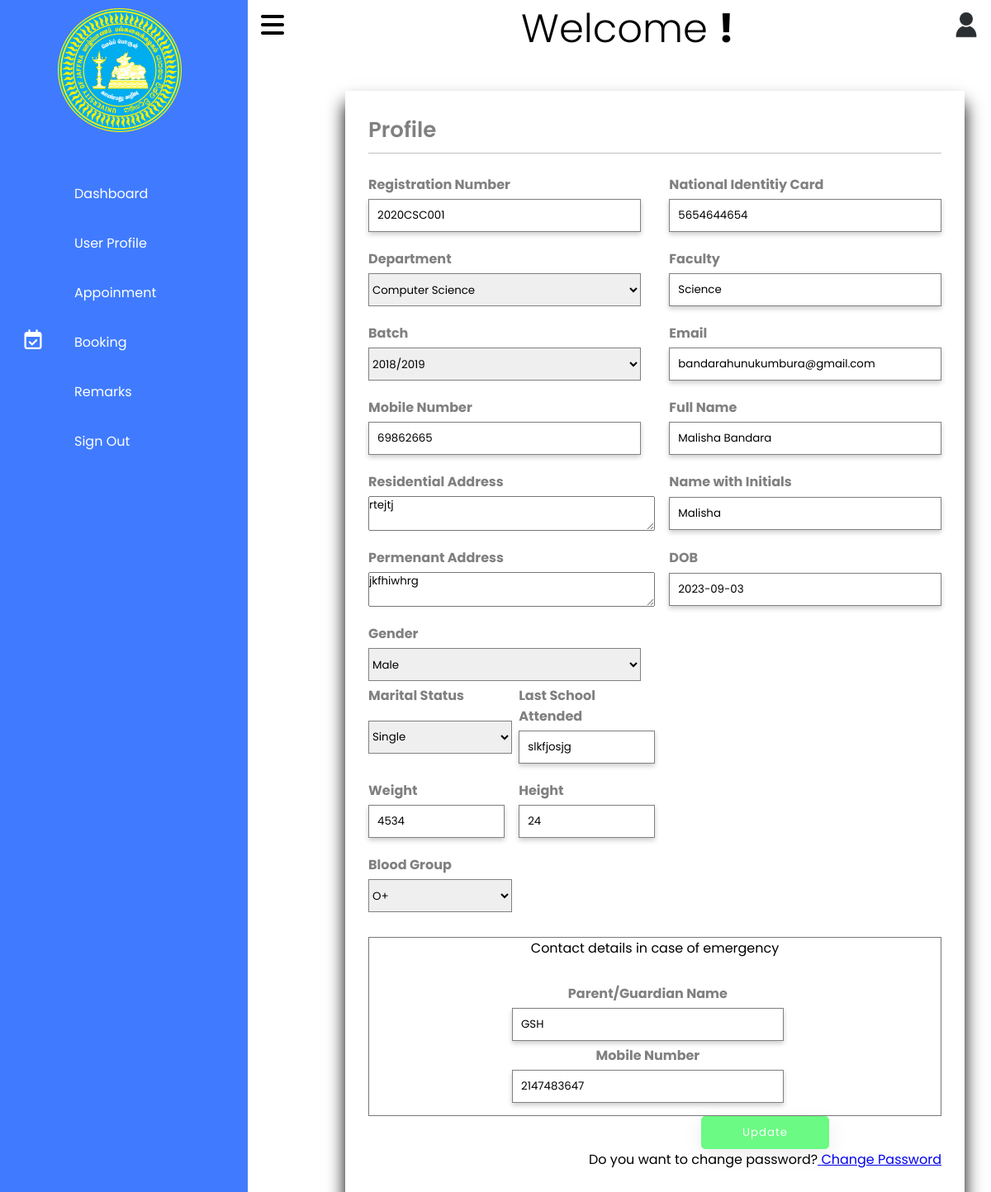
Screenshot of /user.php (signed in) with the database file from the repository.
### tables this page shows
CREATE TABLE `csc` (
  `regNumber` varchar(80) NOT NULL,
  `department` varchar(50) DEFAULT NULL,
  `batch` varchar(50) DEFAULT NULL,
  `email` varchar(255) DEFAULT NULL,
  `pwd` varchar(255) DEFAULT NULL,
  `nic` varchar(255) DEFAULT NULL,
  `faculty` varchar(200) DEFAULT NULL,
  `fullName` varchar(255) DEFAULT NULL,
  `nameInitial` varchar(255) DEFAULT NULL,
  `residentAddress` varchar(255) DEFAULT NULL,
  `permanentAddress` varchar(255) DEFAULT NULL,
  `dob` date DEFAULT NULL,
  `sex` varchar(30) DEFAULT NULL,
  `maritialStatus` varchar(30) DEFAULT NULL,
  `mobileNumber` int(150) DEFAULT NULL,
  `school` varchar(255) DEFAULT NULL,
  `blood` varchar(10) DEFAULT NULL,
  `height` int(20) DEFAULT NULL,
  `weight` int(20) DEFAULT NULL,
  `parentName` varchar(255) DEFAULT NULL,
  `parentMobile` int(150) DEFAULT NULL,
  `enrollDate` varchar(200) DEFAULT NULL
);

### user.php (the view, shortened to what this page needs)
<?php
include "includes/connection.php";
$regNo = $_SESSION["regNo"];
$department = $_SESSION["department"];
$findRegNo = "SELECT * FROM $department WHERE regNumber = '$regNo';";
$result = mysqli_query($conn, $findRegNo);
$row = mysqli_fetch_assoc($result);
?>
<!DOCTYPE html>
<html lang="en">
<head>
    <link rel="stylesheet" href="./css/styles1.css?=<?php echo time() ?>">
    <link rel="stylesheet" href="https://cdnjs.cloudflare.com/ajax/libs/font-awesome/6.4.2/css/all.min.css" />
    <link rel="stylesheet" href="//code.jquery.com/ui/1.13.1/themes/base/jquery-ui.css">
</head>
<body>
    <div class="container" style="position: relative;" id="blur">
    <div class="navigation">
            <ul>
               <li>
                <div class="logo logo1">
                    <a href="#">
                       <span class="icon icon1"><img src="appoinment/images_1/uoj_logo.png" alt=""></span>
                        <span class="title"></span>
                        <span class="icon"></span>
                    </a>
                </div>
               </li>
               <li>
                <a href="appoinment/index.php">
                    <span class="icon"><ion-icon name="home-outline"></ion-icon></span>
                    <span class="title"></span>
                    <span class="icon">Dashboard</span>
                </a>
               </li>
               <li>
               <a href="user.php">
                    <span class="icon"><ion-icon name="person-outline"></ion-icon></span>
                    <span class="title"></span>
                    <span class="icon">User Profile</span>
                </a>
               </li>
               <li>
               <a href="cancelBooking.php">
                    <span class="icon"><ion-icon name="time-outline"></ion-icon></span>
                    <span class="title"></span>
                    <span class="icon">Appoinment</span>
                </a>
               </li>
               <li>
               <a href="viewBooking.php">
                    <span class="icon"><i class="fa-regular fa-calendar-check"></i></span>
                    <span class="title"></span>
                    <span class="icon">Booking</span>
                </a>
               </li>
               <li>
                <a href="remarks.php">
                    <span class="icon"><ion-icon name="chatbubble-outline"></ion-icon></span>
                    <span class="title"></span>
                    <span class="icon">Remarks</span>
                </a>
               </li>
               <li>
                <a href="includes/logout.php">
                    <span class="icon"><ion-icon name="log-out-outline"></ion-icon></span>
                    <span class="title"></span>
                    <span class="icon">Sign Out</span>
                </a>
               </li>
            </ul>
        </div>
        <div class="main">
            <div class="topbar">
                <div class="toggle">
                <i class="fa fa-bars"></i>
                </div>
                    <h1 class="welcome welcome1"> Welcome <span class="wel_us welus"><?=$_SESSION['name']?>!</span></h1>
                 <div class="user">
                    <img src="images/user.jpg" alt="">
                 </div>
            </div>
            <br><br>
                    <div class="update">
                    <form action="includes/studentDetailsUpdate.php" method="POST">
                    <h2>Profile</h2>
                    <div class="content">
                            <div class="inputBox">
                                <label for="regNo">Registration Number</label>
                                <input type="text" placeholder="Registration number" name="regNo" id="regNo" value="<?= $regNo ?>" required>
                            </div>
                            <div class="inputBox">
                            <label for="nic">National Identitiy Card</label>
                            <input type="text" placeholder="NIC" name="nic" id="nic" value="<?= $row['nic'] ?>" required>
                            </div>
                            <div class="inputBox">
                            <label for="department">Department</label>
                                <div class="searchbox">
                                <select name="department" id="department" required>
                                    <option value="csc" <?php if($row['department'] == "csc"){ echo "selected"; } ?>>Computer Science</option>
                                </select>
                                </div>
                            </div>
                            <div class="inputBox">
                            <label for="faculty">Faculty</label>
                            <input type="text" placeholder="Faculty" name="faculty" id="faculty" value="<?= $row['faculty'] ?>"required>
                            </div>
                            <div class="inputBox">
                            <label for="batch">Batch</label>
                            <div class="searchbox">
                            <select name="batch" id="batch" required>
                                <option value="2018/2019" <?php if($row['batch'] == "2018/2019"){ echo "selected"; } ?>>2018/2019</option>
                            </select>
                            </div>
                            </div>
                            <div class="inputBox">
                            <label for="email">Email</label>
                            <input type="email" placeholder = "Email" name="email" id="email" value="<?= $row['email'] ?>"required>
                            </div>
                            <div class="inputBox">
                            <label for="mobile">Mobile Number</label>
                            <input type="number" placeholder = "Phone number" name="mobile" id="mobile" value="<?= $row['mobileNumber'] ?>"required>
                            </div>
                            <div class="inputBox">
                            <label for="fullName">Full Name</label>
                            <input type="text" placeholder = "Full Name" name="fullName" id="fullName" value="<?= $row['fullName'] ?>"required>
                            </div>
                            <div class="inputBox">
                            <label for="rAddress">Residential Address</label>
                            <textarea rows="2" cols="49" class="address" name="rAddress" id="rAddress" required><?= $row['residentAddress'] ?></textarea>
                            </div>
                            <div class="inputBox">
                            <label for="nameInitial">Name with Initials</label>
                            <input type="text" placeholder = "Name with Initials" name="nameInitial" id="nameInitial" value="<?= $row['nameInitial'] ?>"required>
                            </div>
                            <div class="inputBox">
                            <label for="pAddress">Permenant Address</label>
                            <textarea rows="2" cols="49" class="address" name="pAddress" id="pAddress" required><?= $row['permanentAddress'] ?></textarea>
                            </div>
                            <div class="inputBox">
                            <label for="dob">DOB</label>
                            <input type="text"  id="date" placeholder = "Date of Birth" onfocus="(this.type='date')" name="dob" id="dob" value="<?= $row['dob'] ?>"required>
                            </div>
                            <div class="inputBox">
                            <label for="sex">Gender</label>
                            <div class="searchbox">
                            <select name="sex" id="sex" required>
                            <option value="Male" <?php if($row['sex'] == "Male"){ echo "selected"; } ?>>Male</option>
                             </select>
                            </div>
                            <div class="inputBox">
                            <label for="maritalStatus">Marital Status</label>
                            <div class="searchbox">
                            <select name="maritalStatus" id="maritalStatus" required>
                            <option value="Single" <?php if($row['maritialStatus'] == "Single"){ echo "selected"; } ?>>Single</option>
                            </select>
                            </div>
                            </div>
                            <div class="inputBox">
                            <label for="school">Last School Attended</label>
                            <input type="text"  id="date" placeholder = "Last School Attended" name="school" id="school" value="<?= $row['school'] ?>"required>
                            </div>
                            <div class="inputBox">
                            <label for="weight">Weight</label>
                            <input type="text" placeholder="Weight" name="weight" id="weight" value="<?= $row['weight'] ?>" required>
                            </div>
                            <div class="inputBox">
                            <label for="height">Height</label>
                            <input type="text" placeholder="Height" name="height" id="height" value="<?= $row['height'] ?>"required>
                            </div>
                            <div class="inputBox">
                            <label for="blood">Blood Group</label>
                            <div class="searchbox">
                            <select name="blood" id="blood" name="blood" id="blood" required>
                                <option value="O+" <?php if($row['blood'] == "O+"){ echo "selected"; } ?>>O+</option>
                            </select>
                            </div>
                            </div>
                    </div>
                    <center>
                    <div class="content2">
                    <p> Contact details in case of emergency</p><br>
                    <div class="inputBox">
                            <label for="parent">Parent/Guardian Name</label>
                            <input type="text" placeholder = "Parent/Guardian" class ="box"  name="parent" id="parent" value="<?= $row['parentName'] ?>"required>
                            <label for="pMobile">Mobile Number</label>
                            <input type="number" placeholder = "Phone number" class ="box" name="pMobile" id="pMobile" value="<?= $row['parentMobile'] ?>"required>
                            </div>
                    </div>
                    </center>
                    <br><br>
                    <center>
                    <div class="button_container2">
                           <button type="submit" name="update"> Update</button>
                    </div>
                    <p>Do you want to change password?<a href ="changePwd.php"> Change Password</a></p>
                    </center>
                </form>
                </div>
            </div>
        </div>
</body>
</html>

### css/styles1.css (style rules this page uses)
* { font-family: 'Poppins', sans-serif; margin: 0 ; padding: 0; box-sizing: border-box; }
:root { --blue:#407bff; --white:#fff; --grey:#f5f5f5; --black1:#222; --black2:#999; --black:#263238; --light-color:#6b6c6d; --text-shadow:.5rem .5rem 0 rgba(22, 96, 160, 0.2); --border:.2rem solid var(--blue); }
body { min-height: 100vh; overflow-x: hidden; }
.container { position: relative; width: 100%; }
.navigation { position: fixed; width: 300px; height: 100%; background: var(--blue); border-left: 10px solid var(--blue); transition: 0.5s; overflow: hidden; }
.icon img { width: 120px; margin-left: 23px; }
.logo { height: 50px; padding-top: 10px; padding-left: 60px; margin-bottom: 150px; }
.navigation ul { position: absolute; top: 0; left: 0; width: 100%; }
.navigation ul li { position: relative; width: 100%; list-style: none; border-top-left-radius: 30px; border-bottom-left-radius: 30px; }
.navigation ul li:nth-child(1) { margin-bottom: 40px; pointer-events: none; }
.navigation ul li a { width: 100%; text-decoration: none; color: white; height:60px; display: flex; align-items: center; }
.navigation ul li a .icon { position: relative; display: block; min-width: 60px; height: 60px; line-height: 70px; text-align: center; }
.navigation ul li a i { min-width: 60px; font-size: 24px; text-align: center; }
.navigation ul li a .title { position: relative; display: block; padding: 0 10px; height: 60px; line-height: 60px; text-align: start; white-space: nowrap; }
.main { position: absolute; width: calc(100% - 300px); left: 300px; min-height: 100vh; background: var(--white); transition: .5s; }
.topbar { width: 100%; height: 60px; display: flex; justify-content: space-between; align-items: center; padding: 0 10px; }
.toggle { position: relative; top: 0; width: 40px; height: 40px; display: flex; justify-content: center; align-items: center; font-size: 2.0em; cursor: pointer; }
.user { position: relative; width: 40px; height: 40px; border-radius: 50%; overflow: hidden; cursor: pointer; }
.user img { position: absolute; top: 0; left: 0; width:100% ; height: 100%; object-fit: cover; }
.update { position: absolute; max-width:750px; padding:28px; margin:0 28px; box-shadow: 0 15px 20px; left: 90px; }
h2 { font-size: 26px; font-weight: 600; text-align: left; color: gray; padding-bottom: 8px; border-bottom: 1px solid silver; }
.content { display: flex; flex-wrap: wrap; justify-content: space-between; padding: 20px 0; }
.content2 { border: 1px solid #777; }
.inputBox { display: flex; flex-wrap: wrap; width:50%; padding-bottom: 15px; }
.inputBox:nth-child(2n) { justify-content: end; }
.inputBox label, .gender-title { width: 95%; color:gray; font-weight: bold; margin:5px 0; }
.inputBox input { height:40px; width: 95%; padding: 0 10px; border: 1px solid gray; outline: none; }
.searchbox { width:330px; height:40px; display:flex; border: 1px solid gray; margin-left: 0px; }
.searchbox select { flex:1; border:none; outline:none; }
.button_container2 button { background: rgb(107, 250, 131); padding: 10px 50px; border: none; outline: none; color:#fff; letter-spacing: 1px; cursor: pointer; border-radius: 5px; display: flex; justify-content: space-between; box-shadow: 0 7px 25px rgba(0, 0,0,0.08); }
.welcome1 { margin-left: 20px; font-size: 3rem; font-weight: 300; margin-top: 10px; }
.welus { font-weight: bold; }
.icon1 img { width: 150px; margin-left: 0; }
.logo1 { height: 50px; padding-top: 10px; padding-left: 60px; margin-bottom: 150px; }

### rows the page displays
csc: nic "5654644654", department "Computer Science", faculty "Science", batch "2018/2019", email "bandarahunukumbura@gmail.com", mobile "69862665", fullName "Malisha Bandara", rAddress "rtejtj", nameInitial "Malisha", pAddress "jkfhiwhrg", dob "2023-09-03", sex "Male", maritalStatus "Single", school "slkfjosjg", weight "4534", height "24", blood "O+", parent "GSH", pMobile "2147483647"
